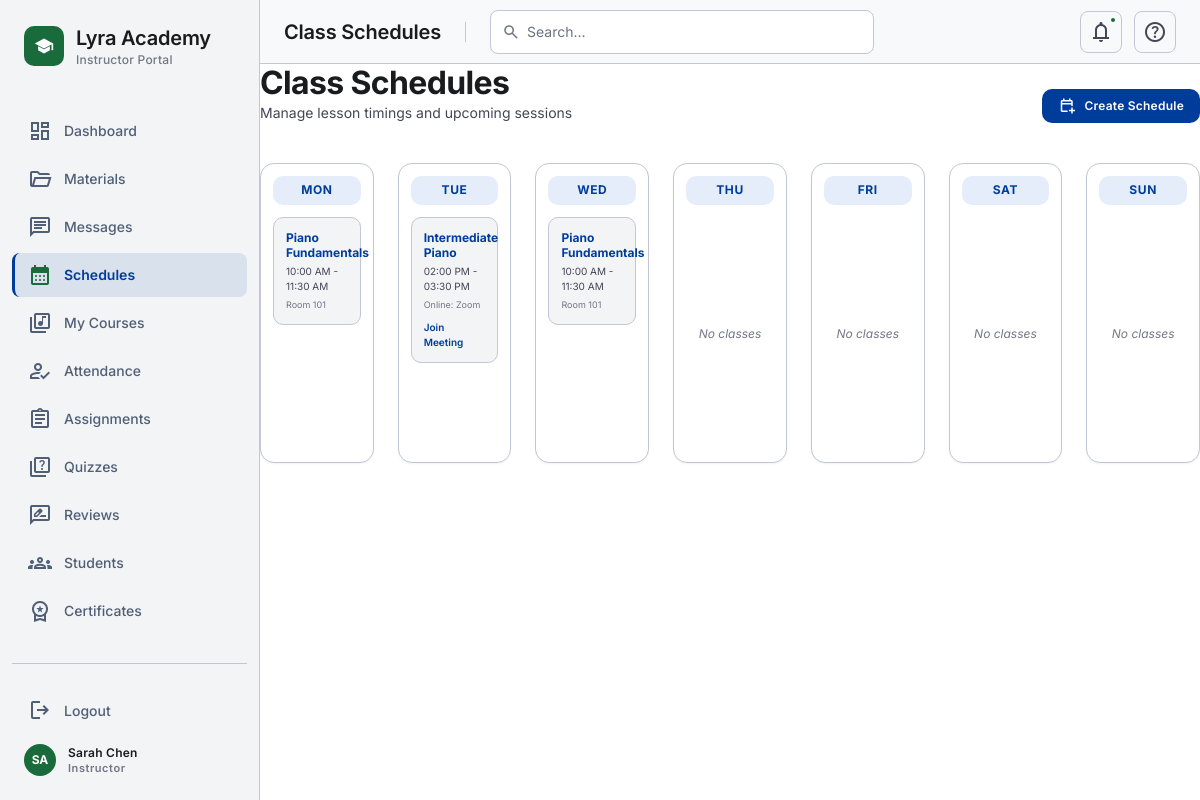
Page /18_Class_Schedules/index.php (signed in) on the committed database.
### tables this page shows
CREATE TABLE IF NOT EXISTS schedules (
    id INT AUTO_INCREMENT PRIMARY KEY,
    course_id INT NOT NULL,
    instructor_id INT NOT NULL,
    day_of_week ENUM('Monday', 'Tuesday', 'Wednesday', 'Thursday', 'Friday', 'Saturday', 'Sunday') NOT NULL,
    start_time TIME NOT NULL,
    end_time TIME NOT NULL,
    location_type ENUM('physical', 'online') DEFAULT 'physical',
    location_detail VARCHAR(255) NOT NULL,
    FOREIGN KEY (course_id) REFERENCES courses(id) ON DELETE CASCADE,
    FOREIGN KEY (instructor_id) REFERENCES instructors(user_id) ON DELETE CASCADE
);

CREATE TABLE IF NOT EXISTS courses (
    id INT AUTO_INCREMENT PRIMARY KEY,
    title VARCHAR(150) NOT NULL,
    description TEXT,
    instrument_id INT,
    difficulty ENUM('beginner', 'intermediate', 'advanced') DEFAULT 'beginner',
    price DECIMAL(10, 2) DEFAULT 0.00,
    status ENUM('draft', 'published') DEFAULT 'draft',
    created_at TIMESTAMP DEFAULT CURRENT_TIMESTAMP,
    updated_at TIMESTAMP DEFAULT CURRENT_TIMESTAMP ON UPDATE CURRENT_TIMESTAMP,
    FOREIGN KEY (instrument_id) REFERENCES instruments(id) ON DELETE SET NULL
);

### 18_Class_Schedules/index.php (the view, shortened to what this page needs)
<?php
require_once __DIR__ . '/../config/design-system.php';
$pdo = require_once __DIR__ . '/../config/db.php';
$instructorId = $_SESSION['user_id'];
try {
    $schedulesStmt = $pdo->prepare("
        SELECT s.*, c.title as course_title
        FROM schedules s
        JOIN courses c ON s.course_id = c.id
        WHERE s.instructor_id = :instructor_id
        ORDER BY FIELD(s.day_of_week, 'Monday', 'Tuesday', 'Wednesday', 'Thursday', 'Friday', 'Saturday', 'Sunday'), s.start_time ASC
    ");
    $schedulesStmt->execute(['instructor_id' => $instructorId]);
    $schedules = $schedulesStmt->fetchAll();
    $daysOfWeek = ['Monday', 'Tuesday', 'Wednesday', 'Thursday', 'Friday', 'Saturday', 'Sunday'];
    $groupedSchedules = [];
    foreach ($daysOfWeek as $day) {
        $groupedSchedules[$day] = [];
    }
    foreach ($schedules as $s) {
        $groupedSchedules[$s['day_of_week']][] = $s;
    }
} catch (Exception $e) {
    error_log('DB error: ' . $e->getMessage()); die('A database error occurred. Please try again later.');
}
?>
<!DOCTYPE html>
<html lang="en">
<head>
</head>
<body class="text-on-surface">
<main id="lms-main-content" class="lms-main">
    <div class="max-w-container-max mx-auto">
        <div class="flex flex-col md:flex-row md:items-end justify-between mb-lg gap-md">
            <div>
                <h2 class="font-h1 text-h1 text-on-surface">Class Schedules</h2>
                <p class="font-body-md text-body-md text-on-surface-variant">Manage lesson timings and upcoming sessions</p>
            </div>
            <div class="flex items-center gap-sm">
                <button onclick="openScheduleModal()" class="flex items-center gap-2 bg-primary text-white px-4 py-2 rounded-lg font-label-md text-label-md font-semibold hover:opacity-90 transition-opacity">
                    <span class="material-symbols-outlined text-[18px]" aria-hidden="true">calendar_add_on</span>
                    Create Schedule
                </button>
            </div>
        </div>
        <div class="grid grid-cols-1 md:grid-cols-7 gap-md mb-lg">
            <?php foreach ($daysOfWeek as $day): ?>
                <div class="bg-white border border-outline-variant rounded-xl shadow-sm p-sm flex flex-col min-h-[300px]">
                    <div class="text-center font-bold text-label-md text-primary bg-primary-container/10 py-1.5 rounded-lg mb-sm uppercase tracking-wider">
                        <?= htmlspecialchars(substr($day, 0, 3)) ?>
                    </div>
                    <div class="space-y-sm flex-1">
                        <?php if (empty($groupedSchedules[$day])): ?>
                            <div class="h-full flex items-center justify-center text-center text-xs text-outline italic">
                                No classes
                            </div>
                        <?php else: ?>
                            <?php foreach ($groupedSchedules[$day] as $s): ?>
                                <div class="bg-surface-container-low border border-outline-variant p-sm rounded-lg hover:border-primary transition-all relative group"
                                     data-id="<?= $s['id'] ?>"
                                     data-course-id="<?= $s['course_id'] ?>"
                                     data-day="<?= $s['day_of_week'] ?>"
                                     data-start="<?= $s['start_time'] ?>"
                                     data-end="<?= $s['end_time'] ?>"
                                     data-location-type="<?= $s['location_type'] ?>"
                                     data-location-detail="<?= htmlspecialchars($s['location_detail']) ?>">
                                    <div class="font-bold text-xs text-primary leading-tight pr-4">
                                        <?= htmlspecialchars($s['course_title']) ?>
                                    </div>
                                    <div class="text-[10px] text-on-surface-variant mt-1">
                                        <?= date('h:i A', strtotime($s['start_time'])) ?> - <?= date('h:i A', strtotime($s['end_time'])) ?>
                                    </div>
                                    <div class="text-[9px] text-outline mt-1 truncate">
                                        <?= htmlspecialchars($s['location_type'] === 'online' ? 'Online: Zoom' : $s['location_detail']) ?>
                                    </div>
                                    <?php if ($s['location_type'] === 'online'): ?>
                                        <a href="<?= htmlspecialchars($s['location_detail']) ?>" target="_blank" class="mt-2 text-[10px] text-primary font-semibold hover:underline block">
                                            Join Meeting
                                        </a>
                                    <?php endif; ?>
                                </div>
                            <?php endforeach; ?>
                        <?php endif; ?>
                    </div>
                </div>
            <?php endforeach; ?>
        </div>
    </div>
</main>
</body>
</html>

### rows in the picture
schedules: course.title "Piano Fundamentals", start_time "10:00 AM", end_time "11:30 AM", location_detail "Room 101"
schedules: course.title "Intermediate Piano", start_time "02:00 PM", end_time "03:30 PM", location_type "Online: Zoom"
schedules: course.title "Piano Fundamentals", start_time "10:00 AM", end_time "11:30 AM", location_detail "Room 101"

### other values in the picture
$cfg['label'] "Instructor Portal"
$item['label'] "Dashboard"
$item['label'] "Materials"
$item['label'] "Messages"
$item['label'] "Schedules"
$item['label'] "My Courses"
$item['label'] "Attendance"
$item['label'] "Assignments"
$item['label'] "Quizzes"
$item['label'] "Reviews"
$item['label'] "Students"
$item['label'] "Certificates"
$initials "SA"
$name "Sarah Chen"
$roleLabel "Instructor"
